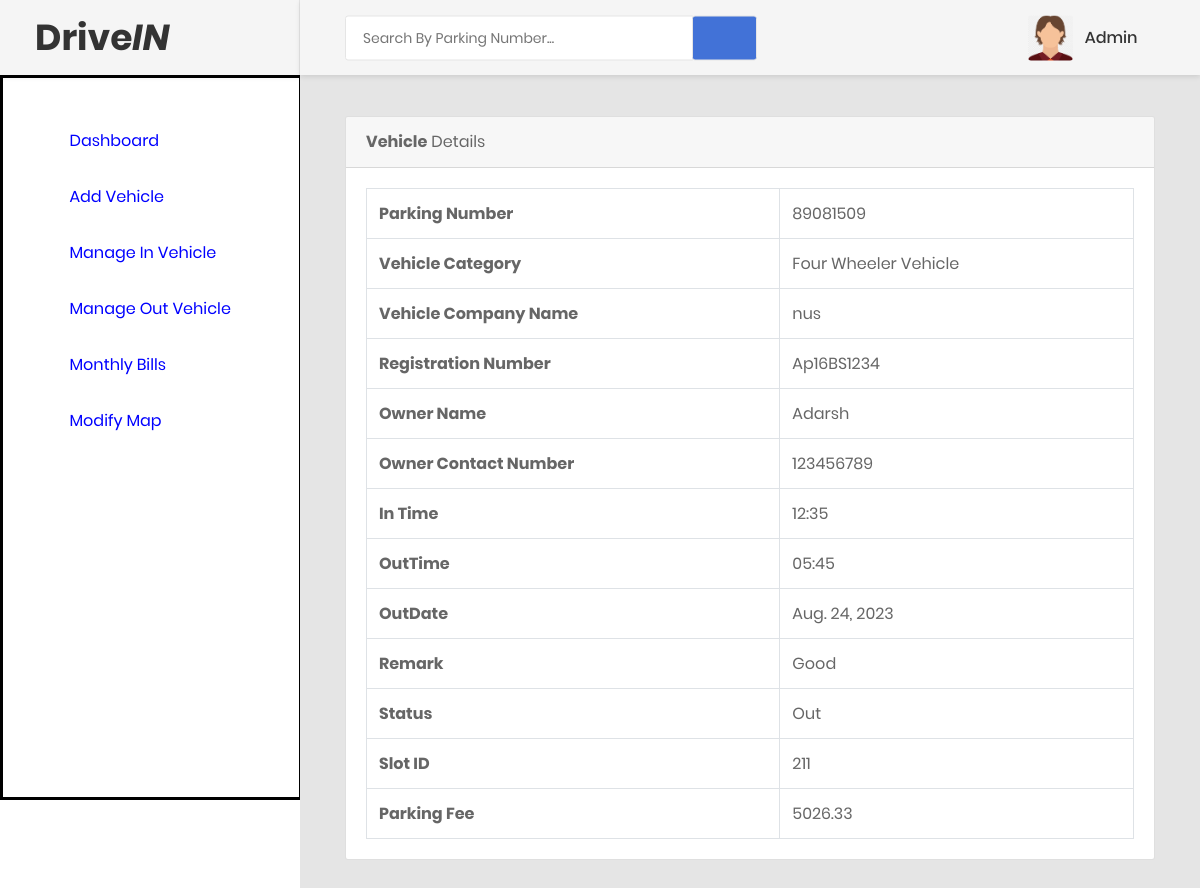
Page /view_outgoingdetail/137 (signed in) on the committed database.
### vehicle/models.py (models this page shows, shortened)
class Vehicle(models.Model):
    parkingnumber = models.CharField(max_length=20)
    category = models.ForeignKey(Category, on_delete=models.CASCADE)
    vehiclecompany = models.CharField(max_length=50)
    regno = models.CharField(max_length=10)
    ownername = models.CharField(max_length=50)
    ownercontact = models.CharField(max_length=15)
    pdate = models.DateField()
    intime = models.CharField(max_length=50)
    outtime = models.CharField(max_length=50)
    parkingcharge = models.CharField(max_length=50)
    remark = models.CharField(max_length=500)
    outdate = models.DateField(null=True)
    status = models.CharField(max_length=20)
    slotID=models.CharField(max_length=20)

class Category(models.Model):
    categoryname = models.CharField(max_length=50)
    def __str__(self):
        return self.categoryname

### vehicle/views.py (the view)
# urls.py: path('view_outgoingdetail/<int:pid>',view_outgoingdetail,name='view_outgoingdetail'),
def view_outgoingdetail(request,pid):
    if not request.user.is_authenticated:
        return redirect('index')
    vehicle = Vehicle.objects.get(id=pid)
    d = {'vehicle': vehicle}
    return render(request,'view_outgoingdetail.html', d)

### vehicle/templates/view_outgoingdetail.html (shortened to what this page needs)
{% load static %}
{% block body %}
<html lang="en">
<head>
    <link href="{% static 'css/font-face.css' %}" rel="stylesheet" media="all">
    <link href="{% static 'vendor/font-awesome-5/css/fontawesome-all.min.css' %}" rel="stylesheet" media="all">
    <link href="{% static 'vendor/font-awesome-4.7/css/font-awesome.min.css' %}" rel="stylesheet" media="all">
    <link href="{% static 'vendor/mdi-font/css/material-design-iconic-font.min.css' %}" rel="stylesheet" media="all">
    <link href="{% static 'vendor/bootstrap-4.1/bootstrap.min.css' %}" rel="stylesheet" media="all">
    <link href="{% static 'vendor/animsition/animsition.min.css' %}" rel="stylesheet" media="all">
    <link href="{% static 'vendor/bootstrap-progressbar/bootstrap-progressbar-3.3.4.min.css' %}" rel="stylesheet" media="all">
    <link href="{% static 'vendor/wow/animate.css' %}" rel="stylesheet" media="all">
    <link href="{% static 'vendor/css-hamburgers/hamburgers.min.css' %}" rel="stylesheet" media="all">
    <link href="{% static 'vendor/slick/slick.css' %}" rel="stylesheet" media="all">
    <link href="{% static 'vendor/select2/select2.min.css' %}" rel="stylesheet" media="all">
    <link href="{% static 'vendor/perfect-scrollbar/perfect-scrollbar.css' %}" rel="stylesheet" media="all">
    <link href="{% static 'css/theme.css' %}" rel="stylesheet" media="all">
</head>
<body class="animsition">
    <div class="page-wrapper">
       {% include 'sidebar.html' %}
        <div class="page-container">
             {% include 'header.html' %}
            <div class="main-content">
                <div class="section__content section__content--p30">
                    <div class="container-fluid">
                        <div class="row">
                            <div class="col-lg-12">
                                <div class="card">
                                    <div class="card-header">
                                        <strong>Vehicle</strong>  Details
                                    </div>
                                    <div class="card-body card-block">
                                            <p style="font-size:16px; color:red" align="center">
  <table border="1" class="table table-bordered mg-b-0">
                                            <tr>
    <th>Parking Number</th>
    <td>{{vehicle.parkingnumber}}</td>
  </tr>
   <tr>
    <th>Vehicle Category</th>
    <td>{{vehicle.category}}</td>
  </tr>
  <tr>
    <th>Vehicle Company Name</th>
    <td>{{vehicle.vehiclecompany}}</td>
  </tr>
  <tr>
    <th>Registration Number</th>
    <td>{{vehicle.regno}}</td>
  </tr>
  <tr>
    <th>Owner Name</th>
    <td>{{vehicle.ownername}}</td>
  </tr>
  <tr>
    <th>Owner Contact Number</th>
    <td>{{vehicle.ownercontact}}</td>
  </tr>
  <tr>
    <th>In Time</th>
    <td>{{vehicle.intime}}</td>
  </tr>
  <tr>
      <tr>
    <th>OutTime</th>
    <td>{{vehicle.outtime}}</td>
  </tr>
      <tr>
    <th>OutDate</th>
    <td>{{vehicle.outdate}}</td>
  </tr>
      <tr>
    <th>Remark</th>
    <td>{{vehicle.remark}}</td>
    </tr>
    <th>Status</th>
    <td>{{vehicle.status}}</td>
  </tr>
    <th>Slot ID</th>
    <td>{{vehicle.slotID}}</td>
    <tr>
    <th>Parking Fee</th>
    <td>{{vehicle.parkingcharge}}</td>
  </tr>
</table>
                                    </div>
                                </div>
                        </div>
                            </div>
                </div>
                </div>
            </div>
        </div>
</body>
</html>
{% endblock %}

### vehicle/templates/sidebar.html (shortened to what this page needs)
<aside class="menu-sidebar d-none d-lg-block">
            <div class="logo">
                   <h1>Drive<i>IN</i></h1>
            </div>
            <div class="menu-sidebar__content js-scrollbar1" style="border-color:black;border-right-width:1px;border-style:solid">
                <nav class="navbar-sidebar" >
                    <ul class="list-unstyled navbar__list">
                        <li>
                            <a href="{% url 'admin_home' %}"  style="color: blue">
                                <i class="fas fa-tachometer-alt"></i>Dashboard</a>
                        </li>
                        <li>
                            <a href="{% url 'add_vehicle' %}"  style="color: blue">
                                <i class="fa fa-car"></i>Add Vehicle</a>
                        </li>
                        <div id="hide_to_nonstaff">
                        <li>
                            <a href="{% url 'manage_incomingvehicle' %}"  style="color: blue">
                                <i class="fa fa-car"></i>Manage In Vehicle</a>
                        </li>
                         <li>
                            <a href="{% url 'manage_outgoingvehicle' %}"  style="color: blue">
                                <i class="fa fa-car"></i>Manage Out Vehicle</a>
                        </li>
                        <li>
                            <a href="{% url 'monthly_bills' %}"  style="color: blue">
                                <i class="fa fa-car"></i>Monthly Bills</a>
                        </li>
                        <li>
                            <a href="{% url 'changegrid' %}"  style="color: blue">
                                <i class="fa fa-car"></i>Modify Map</a>
                        </li>
                        </div>
                    </ul>
                </nav>
            </div>
        </aside>

### vehicle/templates/header.html (shortened to what this page needs)
{% load static %}
<header class="header-desktop">
                <div class="section__content section__content--p30">
                    <div class="container-fluid">
                        <div class="header-wrap">
                            <form class="form-header" name="search" action="{% url 'search'%}">
                                <input class="au-input au-input--xl" type="text" name="searchdata" id="searchdata" placeholder="Search By Parking Number..." />
                                <button class="au-btn--submit" type="submit" name="search" value="Submit">
                                    <i class="zmdi zmdi-search"></i>
                                </button>
                            </form>
                            <div class="header-button">
                                <div class="account-wrap">
                                    <div class="account-item clearfix js-item-menu">
                                        <div class="image">
                                            <img src="{% static 'images/icon/avatarboy729.png' %}" alt="Admin" />
                                        </div>
                                        <div class="content">
                                            <a class="js-acc-btn" href="#">{{request.user.username}}</a>
                                        </div>
                                    </div>
                                </div>
                            </div>
                        </div>
                    </div>
                </div>
            </header>

### rows in the picture
Vehicle: parkingnumber "89081509", category "Four Wheeler Vehicle", vehiclecompany "nus", regno "Ap16BS1234", ownername "Adarsh", ownercontact "123456789", intime "12:35", outtime "05:45", outdate "Aug. 24, 2023", remark "Good", status "Out", slotID "211", parkingcharge "5026.33"

### other values in the picture
{{ request.user.username }} "Admin"
